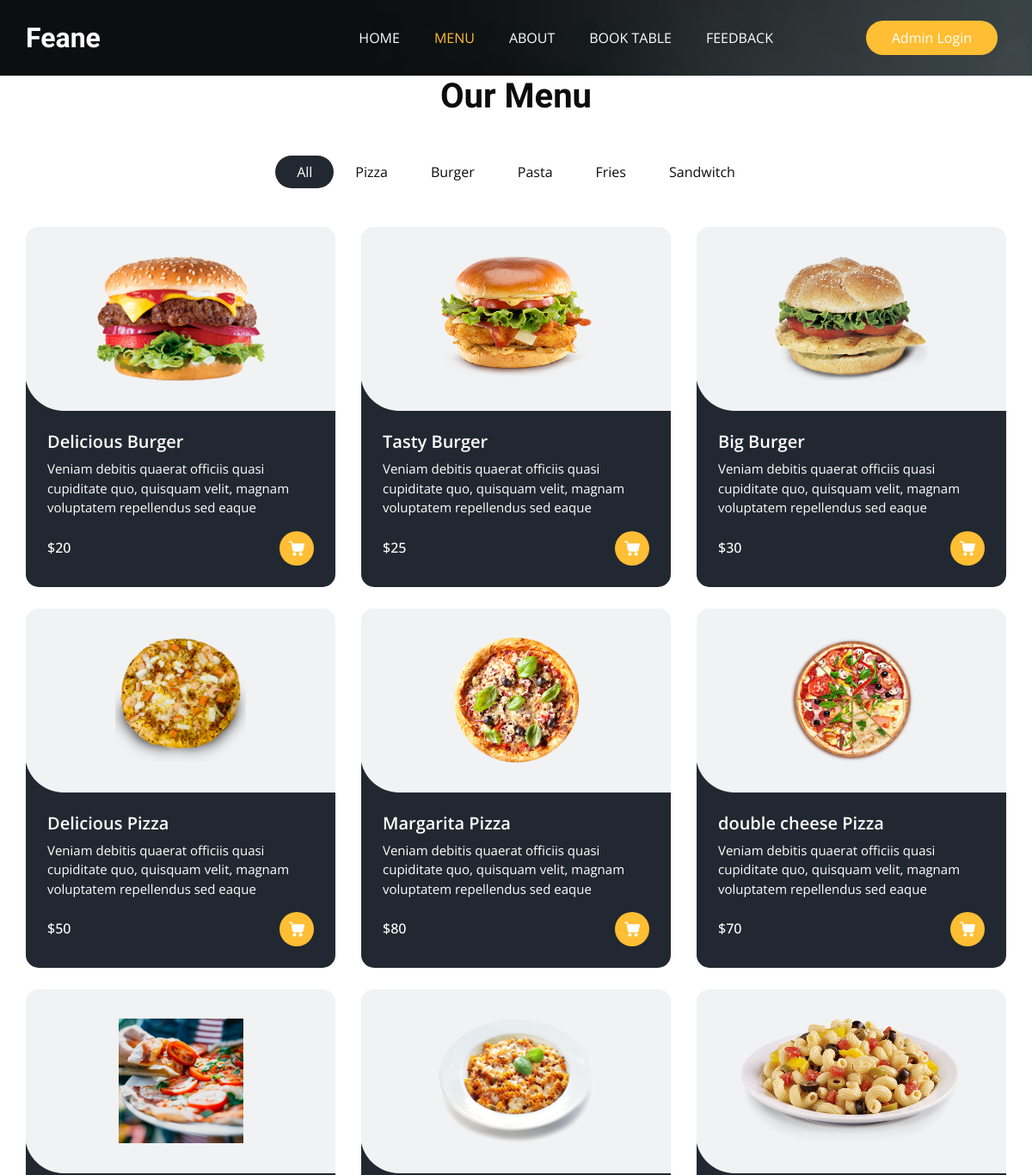
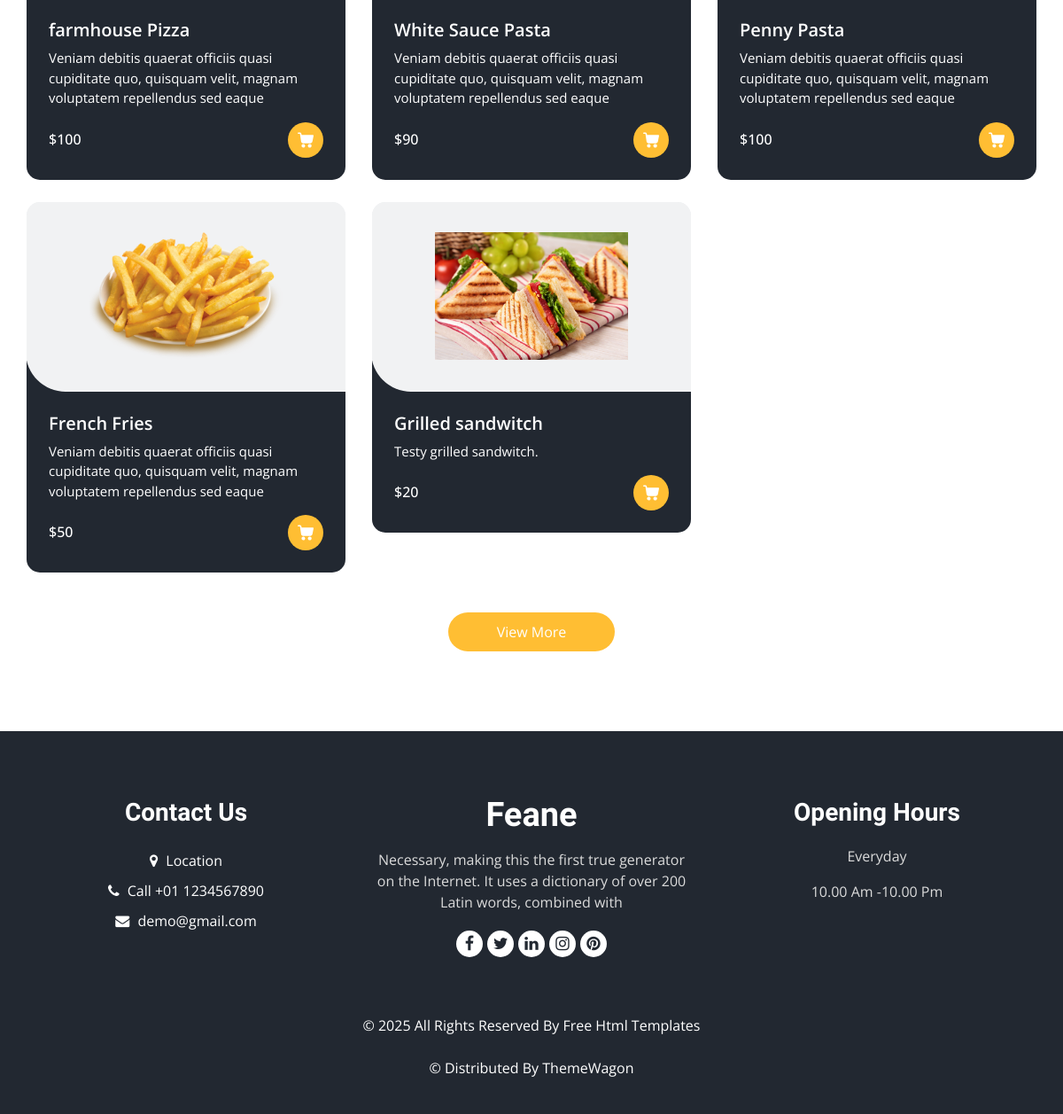
The page /menu on the database its author committed (2 pictures, top to bottom).
### Base_App/models.py (models this page shows, shortened)
class ItemList(models.Model):
    Category_name = models.CharField(max_length=15)
    def __str__(self):
        return self.Category_name

class Item(models.Model):
    Item_name = models.CharField(max_length=40)
    description = models.TextField(blank=False)
    Price = models.IntegerField()
    Category = models.ForeignKey(ItemList, related_name="Name", on_delete=models.CASCADE)
    Image = models.ImageField(upload_to='items/')

### Base_App/views.py (the view)
# urls.py: path('menu', MenuView, name="Menu"),
def MenuView(request):
    items = Item.objects.all()
    list = ItemList.objects.all()
    return render(request,'menu.html', {'items':items, 'list':list})

### Template/menu.html (shortened to what this page needs)
{% extends "base.html" %}
{% block class %}class="sub_page"{% endblock class %}
{% block menu_status %}active{% endblock menu_status %}
{% block main %}
  <section class="food_section layout_padding-bottom">
    <div class="container">
      <div class="heading_container heading_center">
        <h2>
          Our Menu
        </h2>
      </div>
      <ul class="filters_menu">
        <li class="active" data-filter="*">All</li>
        {% for i in list %}
        <li data-filter=".{{i.Category_name}}">{{i.Category_name}}</li>
        {% endfor %}
      </ul>
      <div class="filters-content">
        <div class="row grid">
          {% for j in items %}
          <div class="col-sm-6 col-lg-4 all {{j.Category}}">
            <div class="box">
              <div>
                <div class="img-box">
                  <img src="/media/{{j.Image}}" alt="{{j.Image}}">
                </div>
                <div class="detail-box">
                  <h5>
                    {{j.Item_name}}
                  </h5>
                  <p>
                    {{j.description}}
                  </p>
                  <div class="options">
                    <h6>
                      ${{j.Price}}
                    </h6>
                    <a href="">
                    </a>
                  </div>
                </div>
              </div>
            </div>
          </div>
          {% endfor %}
        </div>
      </div>
      <div class="btn-box">
        <a href="">
          View More
        </a>
      </div>
    </div>
  </section>
{% endblock main %}

### Static/css/style.css (style rules this page uses)
body { font-family: "Open Sans", sans-serif; color: #0c0c0c; background-color: #ffffff; overflow-x: hidden; }
.layout_padding-bottom { padding-bottom: 90px; }
h1, h2 { font-family: 'Dancing Script', cursive; }
.heading_container { display: -webkit-box; display: -ms-flexbox; display: flex; -webkit-box-orient: vertical; -webkit-box-direction: normal; -ms-flex-direction: column; flex-direction: column; -webkit-box-align: start; -ms-flex-align: start; align-items: flex-start; }
.heading_container h2 { position: relative; margin-bottom: 0; font-size: 2.5rem; font-weight: bold; }
.heading_container.heading_center { -webkit-box-align: center; -ms-flex-align: center; align-items: center; text-align: center; }
a, a:hover, a:focus { text-decoration: none; }
.food_section .filters_menu { padding: 0; display: -webkit-box; display: -ms-flexbox; display: flex; -ms-flex-wrap: wrap; flex-wrap: wrap; -webkit-box-pack: center; -ms-flex-pack: center; justify-content: center; list-style-type: none; margin: 45px 0 20px 0; }
.food_section .filters_menu li { padding: 7px 25px; cursor: pointer; border-radius: 25px; }
.food_section .filters_menu li.active { background-color: #222831; color: #ffffff; }
.food_section .box { position: relative; margin-top: 25px; background-color: #ffffff; border-radius: 10px; color: #ffffff; border-radius: 15px; overflow: hidden; background: linear-gradient(to bottom, #f1f2f3 25px, #222831 25px); }
.food_section .box .img-box { background: #f1f2f3; display: -webkit-box; display: -ms-flexbox; display: flex; -webkit-box-pack: center; -ms-flex-pack: center; justify-content: center; -webkit-box-align: center; -ms-flex-align: center; align-items: center; height: 215px; border-radius: 0 0 0 45px; margin: -1px; padding: 25px; }
.food_section .box .img-box img { max-width: 100%; max-height: 145px; -webkit-transition: all .2s; transition: all .2s; }
.food_section .box .detail-box { padding: 25px; }
.food_section .box .detail-box h5 { font-weight: 600; }
.food_section .box .detail-box p { font-size: 15px; }
.food_section .box .detail-box h6 { margin-top: 10px; }
.food_section .box .options { display: -webkit-box; display: -ms-flexbox; display: flex; -webkit-box-pack: justify; -ms-flex-pack: justify; justify-content: space-between; }
.food_section .box .options a { width: 40px; height: 40px; border-radius: 100%; background: #ffbe33; display: -webkit-box; display: -ms-flexbox; display: flex; -webkit-box-pack: center; -ms-flex-pack: center; justify-content: center; -webkit-box-align: center; -ms-flex-align: center; align-items: center; }
.food_section .box .options a svg { width: 18px; height: auto; fill: #ffffff; }
.food_section .btn-box { display: -webkit-box; display: -ms-flexbox; display: flex; -webkit-box-pack: center; -ms-flex-pack: center; justify-content: center; margin-top: 45px; }
.food_section .btn-box a { display: inline-block; padding: 10px 55px; background-color: #ffbe33; color: #ffffff; border-radius: 45px; -webkit-transition: all 0.3s; transition: all 0.3s; border: none; }

### Static/css/responsive.css (style rules this page uses)
@media (min-width: 1200px) { .container { max-width: 1170px; } }

### rows shown on the page
ItemList: Category_name "Pizza"
ItemList: Category_name "Burger"
ItemList: Category_name "Pasta"
ItemList: Category_name "Fries"
ItemList: Category_name "Sandwitch"
Item: Image (picture), Item_name "Delicious Burger", description "Veniam debitis quaerat officiis quasi cupiditate quo, quisquam velit, magnam voluptatem repellendus sed eaque", Price "20"
Item: Image (picture), Item_name "Tasty Burger", description "Veniam debitis quaerat officiis quasi cupiditate quo, quisquam velit, magnam voluptatem repellendus sed eaque", Price "25"
Item: Image (picture), Item_name "Big Burger", description "Veniam debitis quaerat officiis quasi cupiditate quo, quisquam velit, magnam voluptatem repellendus sed eaque", Price "30"
Item: Image (picture), Item_name "Delicious Pizza", description "Veniam debitis quaerat officiis quasi cupiditate quo, quisquam velit, magnam voluptatem repellendus sed eaque", Price "50"
Item: Image (picture), Item_name "Margarita Pizza", description "Veniam debitis quaerat officiis quasi cupiditate quo, quisquam velit, magnam voluptatem repellendus sed eaque", Price "80"
Item: Image (picture), Item_name "double cheese Pizza", description "Veniam debitis quaerat officiis quasi cupiditate quo, quisquam velit, magnam voluptatem repellendus sed eaque", Price "70"
Item: Image (picture), Item_name "farmhouse Pizza", description "Veniam debitis quaerat officiis quasi cupiditate quo, quisquam velit, magnam voluptatem repellendus sed eaque", Price "100"
Item: Image (picture), Item_name "White Sauce Pasta", description "Veniam debitis quaerat officiis quasi cupiditate quo, quisquam velit, magnam voluptatem repellendus sed eaque", Price "90"
Item: Image (picture), Item_name "Penny Pasta", description "Veniam debitis quaerat officiis quasi cupiditate quo, quisquam velit, magnam voluptatem repellendus sed eaque", Price "100"
Item: Image (picture), Item_name "French Fries", description "Veniam debitis quaerat officiis quasi cupiditate quo, quisquam velit, magnam voluptatem repellendus sed eaque", Price "50"
Item: Image (picture), Item_name "Grilled sandwitch", description "Testy grilled sandwitch.", Price "20"
